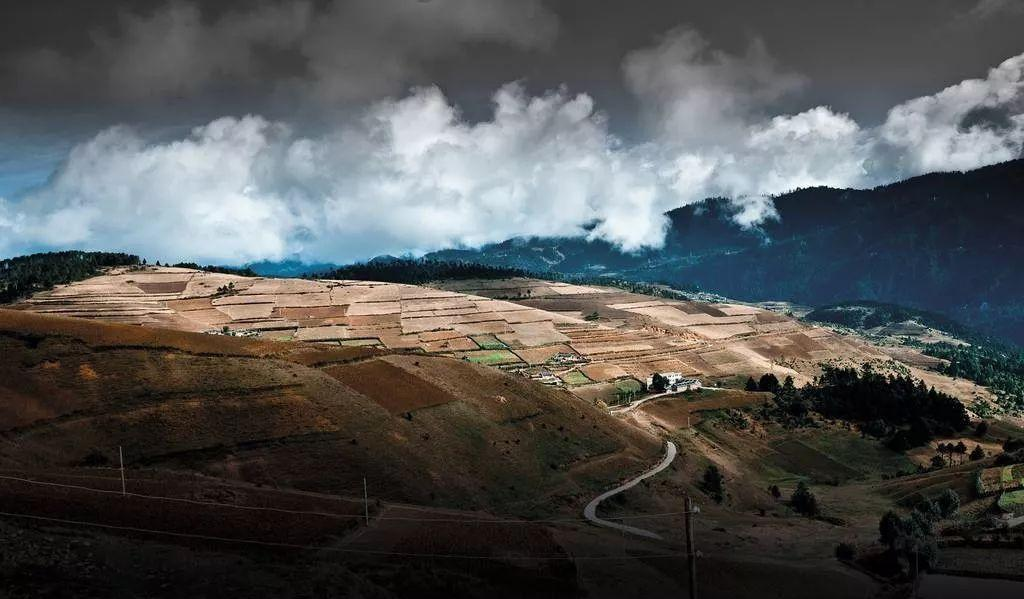
//> input picture ImageEnhance/AdaptiveAdjustment/src.jpg, 1024 x 599 px
$ ./main   (built with g++ and OpenCV 4)
//> lines starting //> are read from the running program, lines starting //| are printed output that depends on the picture
#include <iostream>
#include <opencv2/opencv.hpp>

using namespace cv;
using namespace std;

Mat RGB2HSV(Mat src)
{
	int row = src.rows;
	int col = src.cols;
	Mat dst(row, col, CV_32FC3);
	for (int i = 0; i < row; i++) {
		for (int j = 0; j < col; j++) {
			float b = src.at<Vec3b>(i, j)[0] / 255.0;
			float g = src.at<Vec3b>(i, j)[1] / 255.0;
			float r = src.at<Vec3b>(i, j)[2] / 255.0;
			float minn = min(r, min(g, b));
			float maxx = max(r, max(g, b));
			dst.at<Vec3f>(i, j)[2] = maxx; //V
			float delta = maxx - minn;
			float h, s;
			if (maxx != 0) {
				s = delta / maxx;
			}
			else {
				s = 0;
			}
			if (r == maxx) {
				h = (g - b) / delta;
			}
			else if (g == maxx) {
				h = 2 + (b - r) / delta;
			}
			else {
				h = 4 + (r - g) / delta;
			}
			h *= 60;
			if (h < 0)
				h += 360;
			dst.at<Vec3f>(i, j)[0] = h;
			dst.at<Vec3f>(i, j)[1] = s;
		}
	}
	return dst;
}

Mat HSV2RGB(Mat src)
{
	int row = src.rows;
	int col = src.cols;
	Mat dst(row, col, CV_8UC3);
	float r, g, b, h, s, v;
	for (int i = 0; i < row; i++) {
		for (int j = 0; j < col; j++) {
			h = src.at<Vec3f>(i, j)[0];
			s = src.at<Vec3f>(i, j)[1];
			v = src.at<Vec3f>(i, j)[2];
			if (s == 0) {
				r = g = b = v;
			}
			else {
				h /= 60;
				int offset = floor(h);
				float f = h - offset;
				float p = v * (1 - s);
				float q = v * (1 - s * f);
				float t = v * (1 - s * (1 - f));
				switch (offset)
				{
				case 0: r = v; g = t; b = p; break;
				case 1: r = q; g = v; b = p; break;
				case 2: r = p; g = v; b = t; break;
				case 3: r = p; g = q; b = v; break;
				case 4: r = t; g = p; b = v; break;
				case 5: r = v; g = p; b = q; break;
				default:
					break;
				}
			}
			dst.at<Vec3b>(i, j)[0] = int(b * 255);
			dst.at<Vec3b>(i, j)[1] = int(g * 255);
			dst.at<Vec3b>(i, j)[2] = int(r * 255);
		}
	}
	return dst;
}

Mat work(Mat src)
{
	int row = src.rows;
	int col = src.cols;
	Mat now = RGB2HSV(src);
	Mat H(row, col, CV_32FC1);
	Mat S(row, col, CV_32FC1);
	Mat V(row, col, CV_32FC1);
	for (int i = 0; i < row; i++) {
		for (int j = 0; j < col; j++) {
			H.at<float>(i, j) = now.at<Vec3f>(i, j)[0];
			S.at<float>(i, j) = now.at<Vec3f>(i, j)[1];
			V.at<float>(i, j) = now.at<Vec3f>(i, j)[2];
		}
	}
	int kernel_size = min(row, col);
	if (kernel_size % 2 == 0) {
		kernel_size -= 1;
	}
	float SIGMA1 = 15;
	float SIGMA2 = 80;
	float SIGMA3 = 250;
	float q = sqrt(2.0);
	Mat F(row, col, CV_32FC1);
	Mat F1, F2, F3;
	GaussianBlur(V, F1, Size(kernel_size, kernel_size), SIGMA1 / q);
	GaussianBlur(V, F2, Size(kernel_size, kernel_size), SIGMA2 / q);
	GaussianBlur(V, F3, Size(kernel_size, kernel_size), SIGMA3 / q);
	for (int i = 0; i < row; i++) {
		for (int j = 0; j < col; j++) {
			F.at <float>(i, j) = (F1.at<float>(i, j) + F2.at<float>(i, j) + F3.at<float>(i, j)) / 3.0;
		}
	}
	float average = mean(F)[0];
	Mat out(row, col, CV_32FC1);
	for (int i = 0; i < row; i++) {
		for (int j = 0; j < col; j++) {
			float gamma = powf(0.5, (average - F.at<float>(i, j)) / average);
			out.at<float>(i, j) = powf(V.at<float>(i, j), gamma);
		}
	}
	vector <Mat> v;
	v.push_back(H);
	v.push_back(S);
	v.push_back(out);
	Mat merge_;
	merge(v, merge_);
	Mat dst = HSV2RGB(merge_);
	return dst;
}


int main()
{
	Mat src = imread("src.jpg");
//> src is the input picture: 599 rows x 1024 cols, CV_8UC3; mean B, G, R 83.1, 83.4, 82.3
	Mat dst = work(src);
//> after the loop in RGB2HSV, `for (int i = 0; i < row; i++)`: dst: 599 rows x 1024 cols, CV_32FC3; 4.07% of the values are NaN or infinite; the others: min 0, max 357.7, mean 37.89
//> after the loop in work, `for (int i = 0; i < row; i++)`:
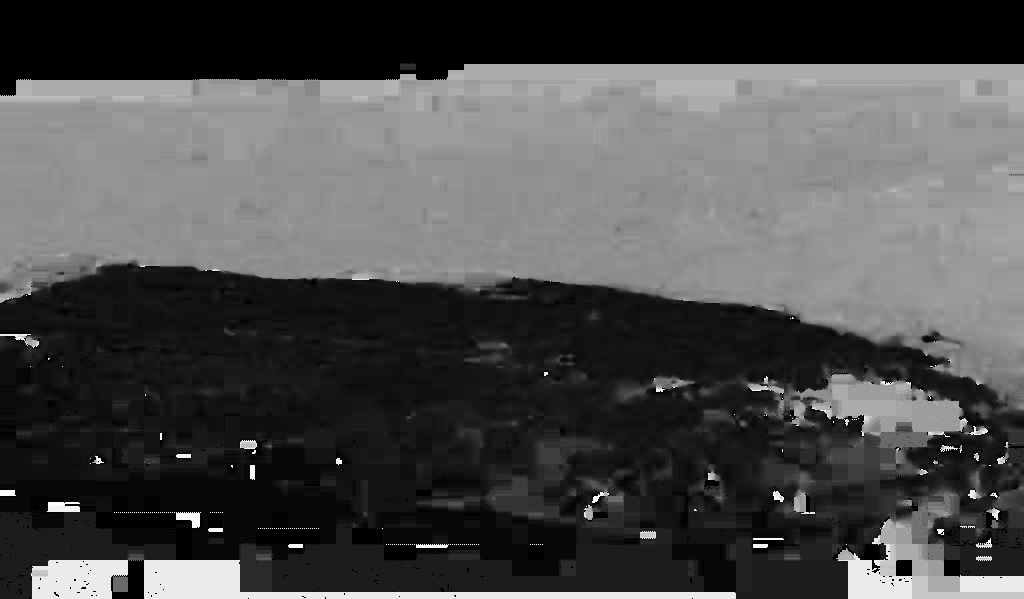
//> H: 599 rows x 1024 cols, CV_32FC1; 12.22% of the values are NaN or infinite; the others: min 0, max 357.7, mean 123.5; drawn with min black, max white, NaN and infinite black
//> after the loop in work, `for (int i = 0; i < row; i++)`:
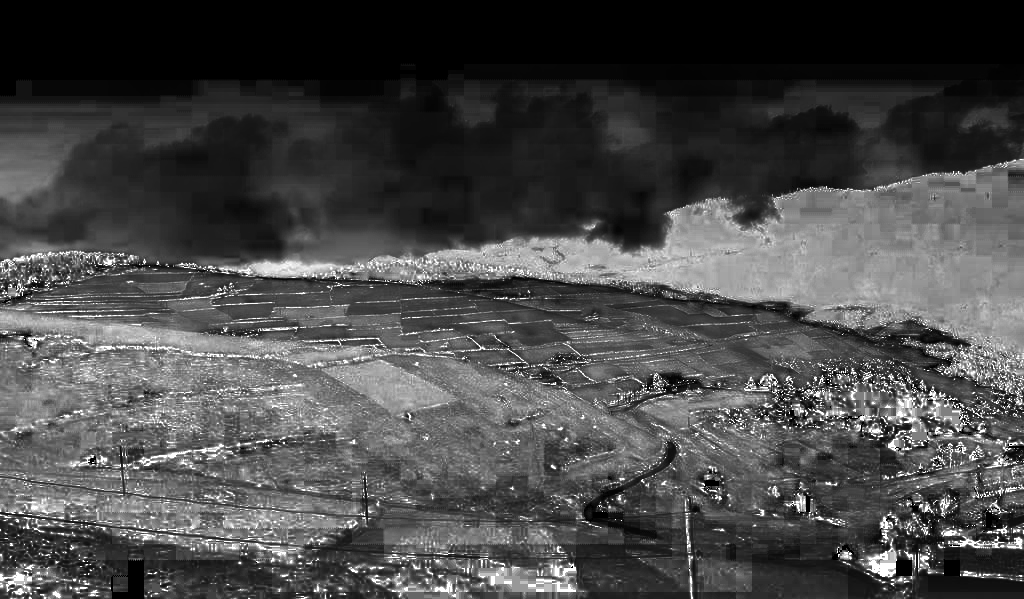
//> S: 599 rows x 1024 cols, CV_32FC1; min 0, max 1, mean 0.287
//> after the loop in work, `for (int i = 0; i < row; i++)`:
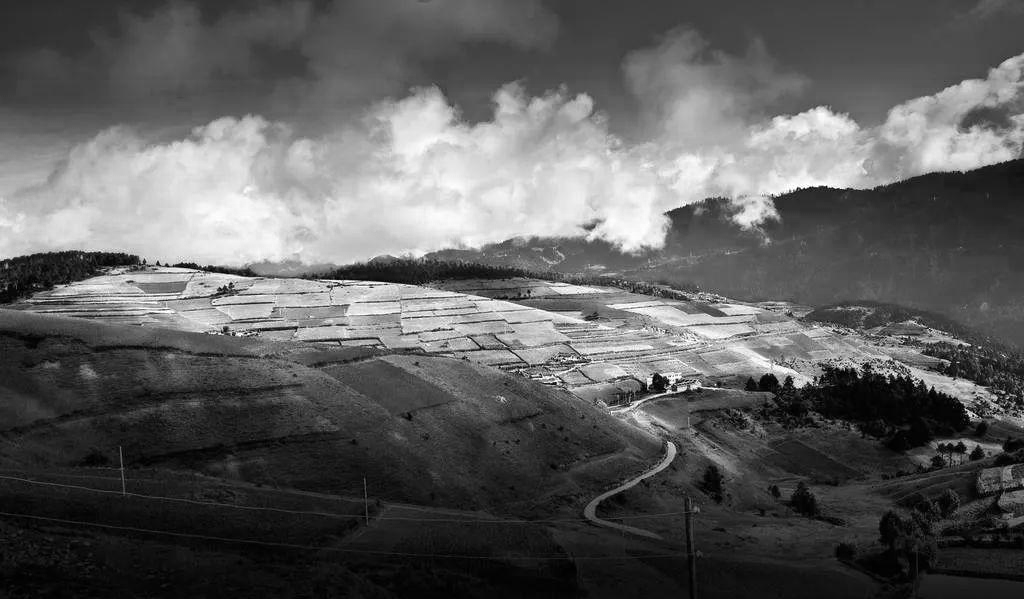
//> V: 599 rows x 1024 cols, CV_32FC1; min 0, max 1, mean 0.367
//> in work, `GaussianBlur(V, F3, Size(kernel_size, kernel_size), SIGMA3 / q);`:
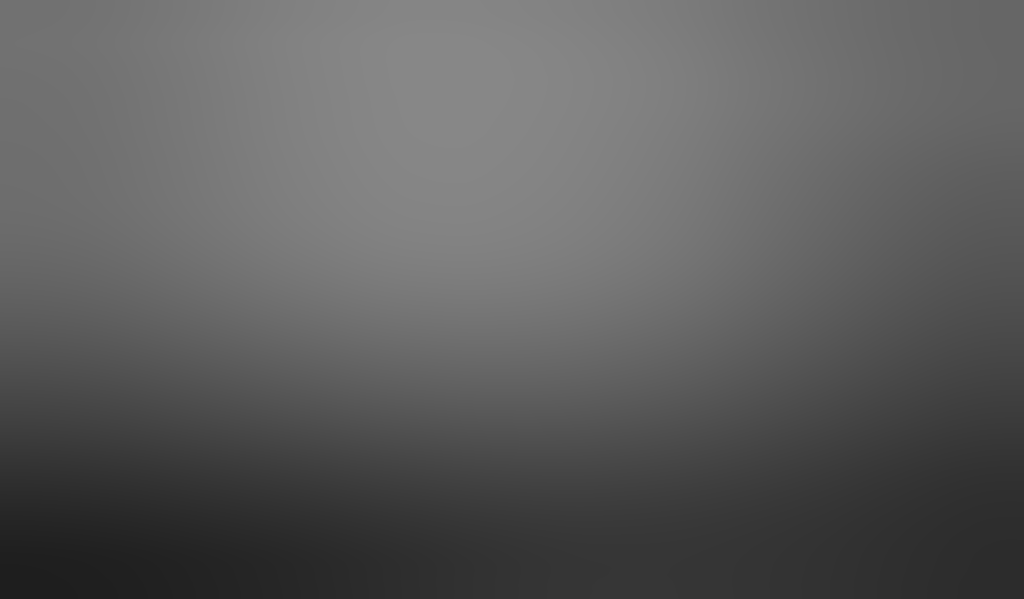
//> F3: 599 rows x 1024 cols, CV_32FC1; min 0.118, max 0.533, mean 0.367
//> after the loop in work, `for (int i = 0; i < row; i++)`:
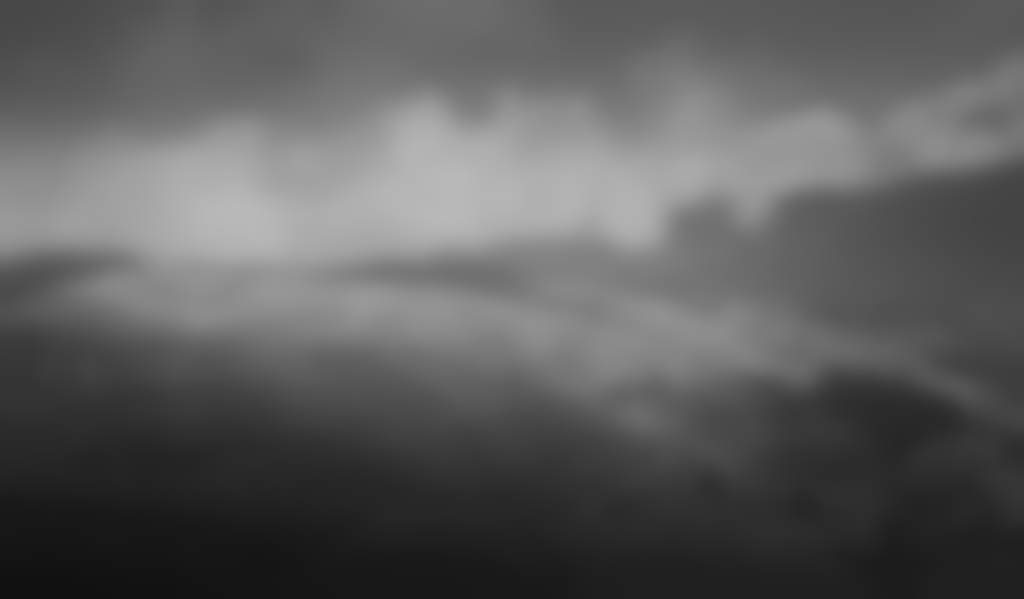
//> F: 599 rows x 1024 cols, CV_32FC1; min 0.0658, max 0.728, mean 0.367
//> in work, `float average = mean(F)[0];`: average = 0.367
//> after the loop in work, `for (int i = 0; i < row; i++)`:
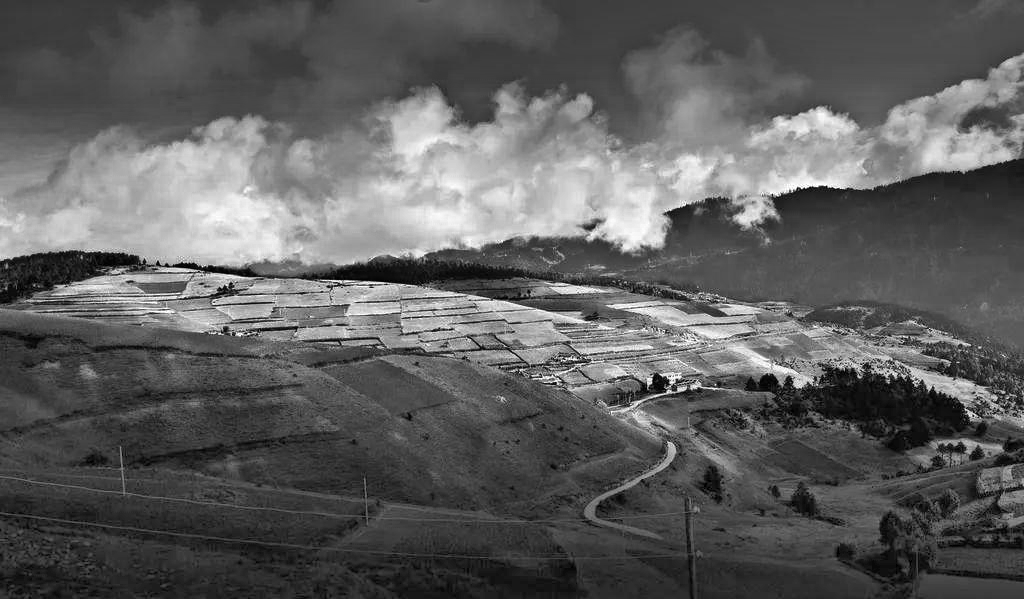
//> out: 599 rows x 1024 cols, CV_32FC1; min 0, max 1, mean 0.371
//> the loop in HSV2RGB, `for (int i = 0; i < row; i++)` made 599 passes
//> (v, r, g, b) on passes 1 to 3: (0.278, 0.278, 0.278, 0.278), (0.286, 0.286, 0.286, 0.286), (0.302, 0.302, 0.302, 0.302)
//> after the loop in HSV2RGB, `for (int i = 0; i < row; i++)`:
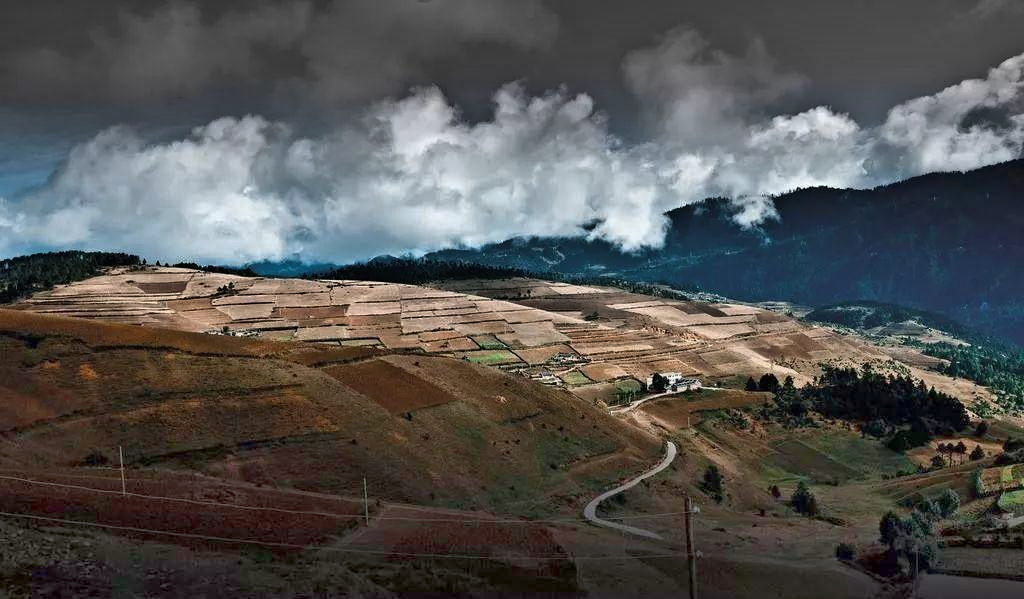
//> dst: 599 rows x 1024 cols, CV_8UC3; mean B, G, R 81.5, 83, 83.9
//> after the loop in HSV2RGB, `for (int i = 0; i < row; i++)`: h = 4.67; s = 0.12; v = 0.228; r = 0.219; g = 0.201; b = 0.228

	cv::imshow("origin", src);
	cv::imshow("result", dst);
	cv::imwrite("result.jpg", dst);
	waitKey(0);
	return 0;
}
